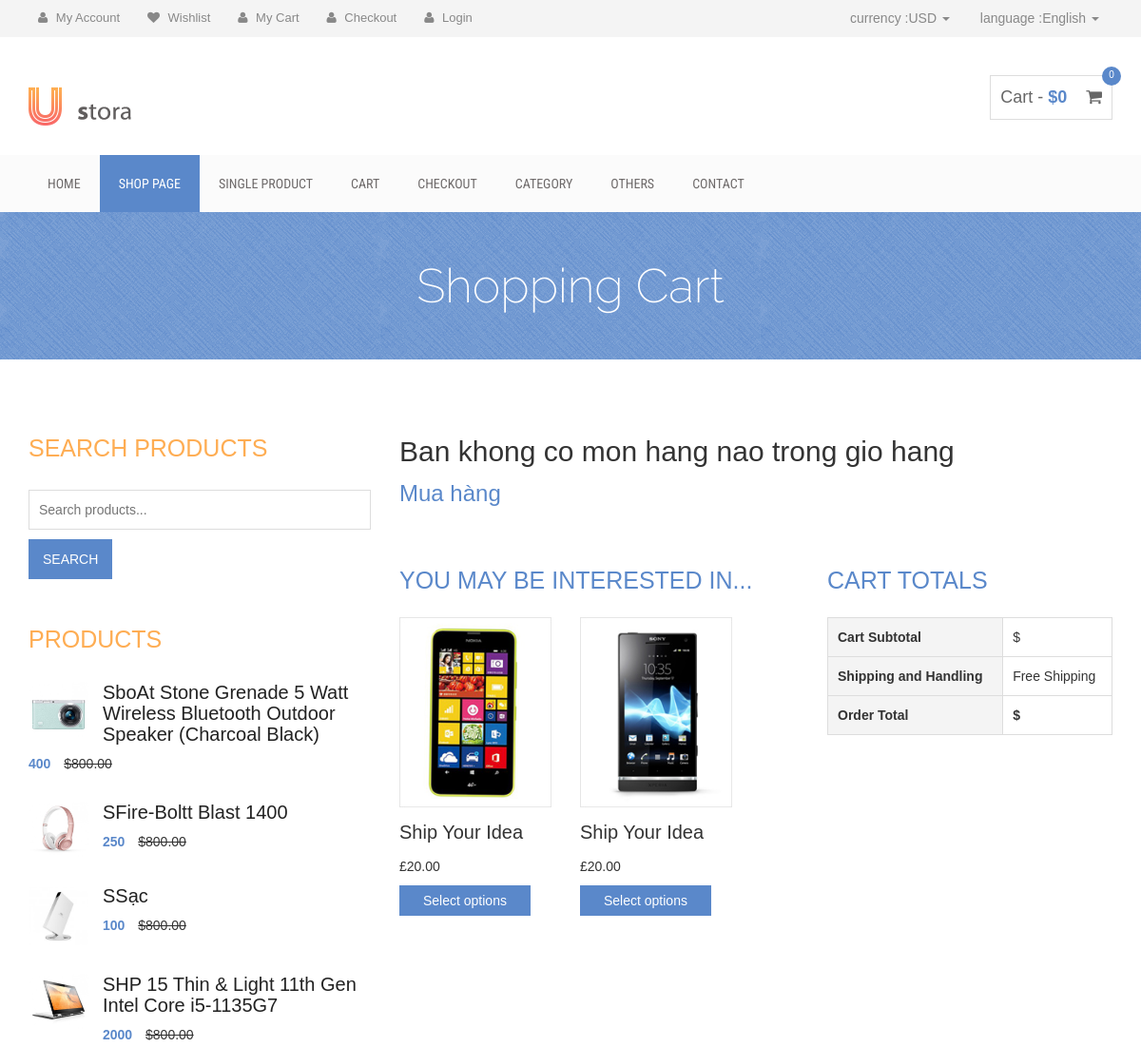
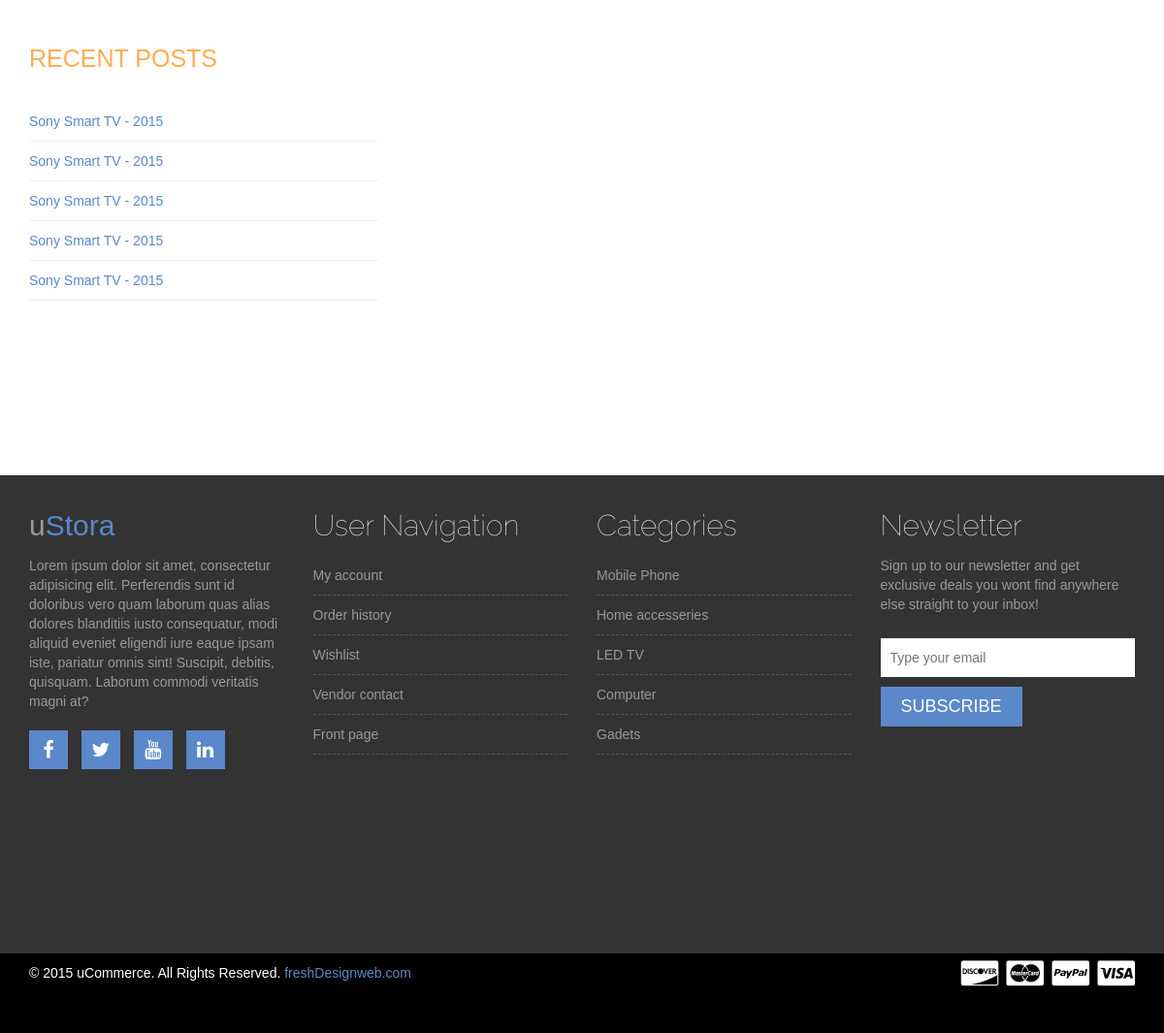
Page /?module=cart on the committed database (2 pictures, top to bottom).
### tables this page shows
CREATE TABLE `Product` (
  `id_product` int(11) NOT NULL,
  `id_cate` int(11) NOT NULL,
  `id_brand` int(11) NOT NULL,
  `name` varchar(100) NOT NULL,
  `image` varchar(100) NOT NULL,
  `price` int(11) NOT NULL,
  `description` varchar(1200) NOT NULL,
  `quantity` int(11) NOT NULL,
  `date` date NOT NULL,
  `status` tinyint(4) NOT NULL DEFAULT 1
);

### mvc/models/Database.php (called while the page is built, shortened)
<?php
class clsDatabase
{
	public $conn = NULL;
	function __construct()
	{
		try
		{
			$this->conn = new PDO("mysql:host=localhost;dbname=shop","root","");
			$this->conn->exec("SET NAMES UTF8");
		}
		catch(PDOException $ex)
		{
			echo "<h3>" . $ex->getMessage() . "</h3>";
			die("<h3> LỖI KẾT NỐI CSDL </h3>");
		}
	}
	function ThucthiSQL($sql, $data=NULL)
	{
		$this->pdo_stm = $this->conn->prepare($sql);
		$ketqua=false;
		if($data!=NULL)
			$ketqua = $this->pdo_stm->execute($data);
		else
			$ketqua = $this->pdo_stm->execute();
		return $ketqua;
	}
}
?>

### mvc/models/clsSanpham.php (called while the page is built, shortened)
<?php
require_once("Database.php");
class clsSanpham extends clsDatabase
{
	function LaySanphamMoiNhat($n)
	{
		$sql = "SELECT * FROM Product WHERE status = 1 ORDER BY id_product DESC LIMIT 0,$n";
		$ketqua = $this->ThucthiSQL($sql);
		if($ketqua==TRUE)
			$this->data = $this->pdo_stm->fetchAll();
		return $ketqua;
	}
}
?>

### mvc/views/component/inc_Right.php (the view)
<div class="col-md-4">
                <div class="single-sidebar">
                    <h2 class="sidebar-title">Search Products</h2>
                    <form action="#">
                        <input type="text" placeholder="Search products...">
                        <input type="submit" value="Search">
                    </form>
                </div>
	<div class="single-sidebar">
                    <h2 class="sidebar-title">Products</h2>
                <?php
		require_once("mvc/models/clsSanpham.php");
		$sanpham = new clsSanpham;
		$kq =$sanpham->LaySanphamMoiNhat(4);
		$data_latest = $sanpham->data;
		foreach($data_latest as $row)
		{
		?>
                    <div class="thubmnail-recent">
                        <img src="img/<?=$row['image']?>" class="recent-thumb" alt="">
                        <h2><a href="?module=single-product&masp=<?=$row['id_product']?>">S<?=$row['name']?></a></h2>
                        <div class="product-sidebar-price">
                            <ins><?=$row['price']?></ins> <del>$800.00</del>
                        </div>
                    </div>
	<?php }
	?>
                </div>
                <div class="single-sidebar">
                    <h2 class="sidebar-title">Recent Posts</h2>
                    <ul>
                        <li><a href="#">Sony Smart TV - 2015</a></li>
                        <li><a href="#">Sony Smart TV - 2015</a></li>
                        <li><a href="#">Sony Smart TV - 2015</a></li>
                        <li><a href="#">Sony Smart TV - 2015</a></li>
                        <li><a href="#">Sony Smart TV - 2015</a></li>
                    </ul>
                </div>
            </div>

### style.css (style rules this page uses)
img { max-width: 100%; height: auto; }
h1, h2, h3, h4, h5, h6 { margin: 0 0 15px; }
body { font-family:Arial, Helvetica, sans-serif; }
a { color: #5a88ca }
.sidebar-title { color: #fead53; font-size: 25px; margin-bottom: 30px; text-transform: uppercase; }
.single-sidebar { margin-bottom: 50px; }
input[type="text"], input[type="password"], input[type="email"], textarea { border: 1px solid #ddd; padding: 10px; }
input[type="submit"], button[type=submit] { background: none repeat scroll 0 0 #5a88ca; border: medium none; color: #fff; padding: 11px 20px; text-transform: uppercase; }
.single-sidebar input[type="text"] { margin-bottom: 10px; width: 100%; }
.thubmnail-recent { margin-bottom: 30px; overflow: hidden; }
.recent-thumb { float: left; height: auto; margin-right: 15px; width: 63px; }
.thubmnail-recent > h2 { font-size: 20px; margin-bottom: 10px; }
.thubmnail-recent > h2 a { color: #222; }
.product-sidebar-price > ins { color: #5a88ca; font-weight: 700; margin-right: 10px; text-decoration: none; }
.single-sidebar > ul { list-style: outside none none; margin: 0; padding: 0; }
.single-sidebar li { border-bottom: 1px solid #f1f1f1; padding: 10px 0; }
.single-sidebar a { display: block; }

### css/responsive.css (style rules this page uses)
@media only screen and (min-width: 992px) and (max-width: 1280px) { input[type="submit"], button[type="submit"] { padding: 11px 15px; } }

### rows in the picture
product: image (picture), name "boAt Stone Grenade 5 Watt Wireless Bluetooth Outdoor Speaker (Charcoal Black)", price "400"
product: image (picture), name "Fire-Boltt Blast 1400", price "250"
product: image (picture), name "Sạc", price "100"
product: image (picture), name "HP 15 Thin & Light 11th Gen Intel Core i5-1135G7", price "2000"

### other values in the picture
$total "0"
$sl "0"
